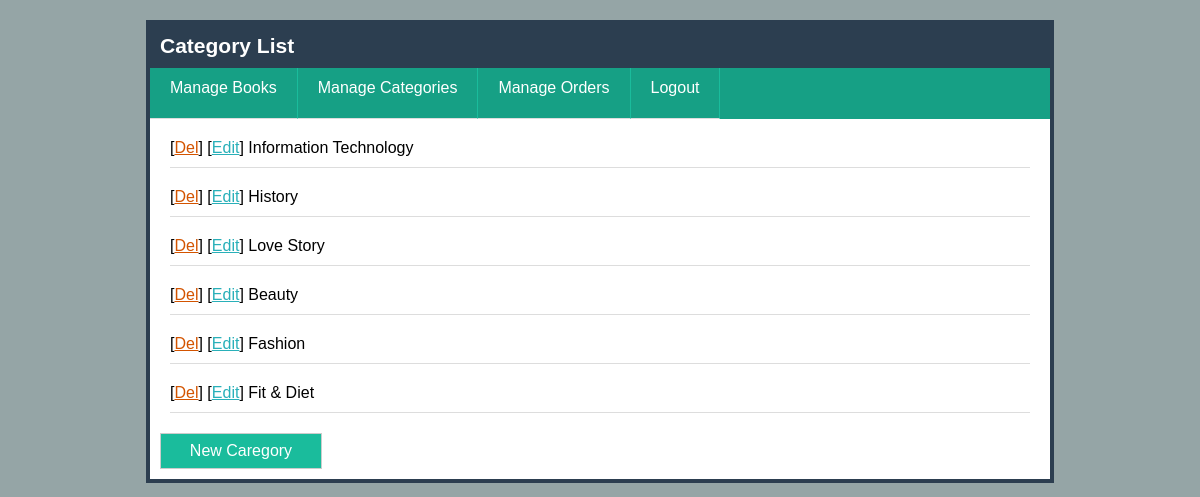
The page /admin/cat_list.php on the database its author committed.
### tables this page shows
CREATE TABLE `categories` (
  `id` int(11) NOT NULL,
  `name` varchar(255) NOT NULL,
  `remark` text NOT NULL,
  `created_date` datetime NOT NULL,
  `modified_date` datetime NOT NULL
);

### admin/cat_list.php (the view, shortened to what this page needs)
<!DOCTYPE html>
<html>
<head>
	<link rel="stylesheet" type="text/css" href="css/style.css">
</head>
<body>
	<h1>Category List</h1>
	<ul class="menu">
		<li><a href="book_list.php">Manage Books</a></li>
		<li><a href="cat_list.php">Manage Categories</a></li>
		<li><a href="orders.php">Manage Orders</a></li>
		<li><a href="logout.php">Logout</a></li>
	</ul>
	<?php
		include("confs/config.php");
		$result= mysqli_query($conn, "SELECT * FROM categories");
	?>
	<ul>
		<?php while ($row = mysqli_fetch_assoc($result)): ?>
			<li title="<?php echo $row['remark'] ?>">
				[<a href="cat_del.php?id=<?php echo $row['id']?>" class="del">Del</a>]
				[<a href="cat_edit.php?id=<?php echo $row['id']?>" >Edit</a>]
				<?php echo $row['name']?>
			</li>
		<?php endwhile; ?>
	</ul>
	<a href="cat_new.php" class="new">New Caregory</a>
</body>
</html>

### admin/css/style.css (style rules this page uses)
html { background: #95A5A6; }
body { font-family: Arial,Helvetica,sans-serif; width: 900px; background: #fff; border: 4px solid #2C3E50; margin: 20px auto; }
h1 { padding: 10px; font-size: 21px; background:#2C3E50; margin: 0; color: #fff; }
ul { list-style: none; margin: 20px; padding: 0; }
ul li { overflow: hidden; border-bottom: 1px solid #ddd; padding-bottom: 10px; margin-bottom: 20px; }
li a { color: #29B0B9; }
li a.del { color: #D35400; }
a.new { display: block; padding: 8px 0; text-align: center; width: 160px; margin: 10px; color: #fff; background:#1ABC9C; border: 1px solid #ccc; text-decoration: none; }
ul.menu { list-style: none; margin: 0; padding:0; overflow: hidden; background: #16A085; }
ul.menu li { float: left; border-right: 1px solid #1ABC9C; margin-bottom: 0; }
ul.menu a { display: block; padding: 10px 20px; text-decoration: none; color: #fff; line-height: 20px; }

### rows shown on the page
categories: name "Information Technology"
categories: name "History"
categories: name "Love Story"
categories: name "Beauty"
categories: name "Fashion"
categories: name "Fit & Diet"
